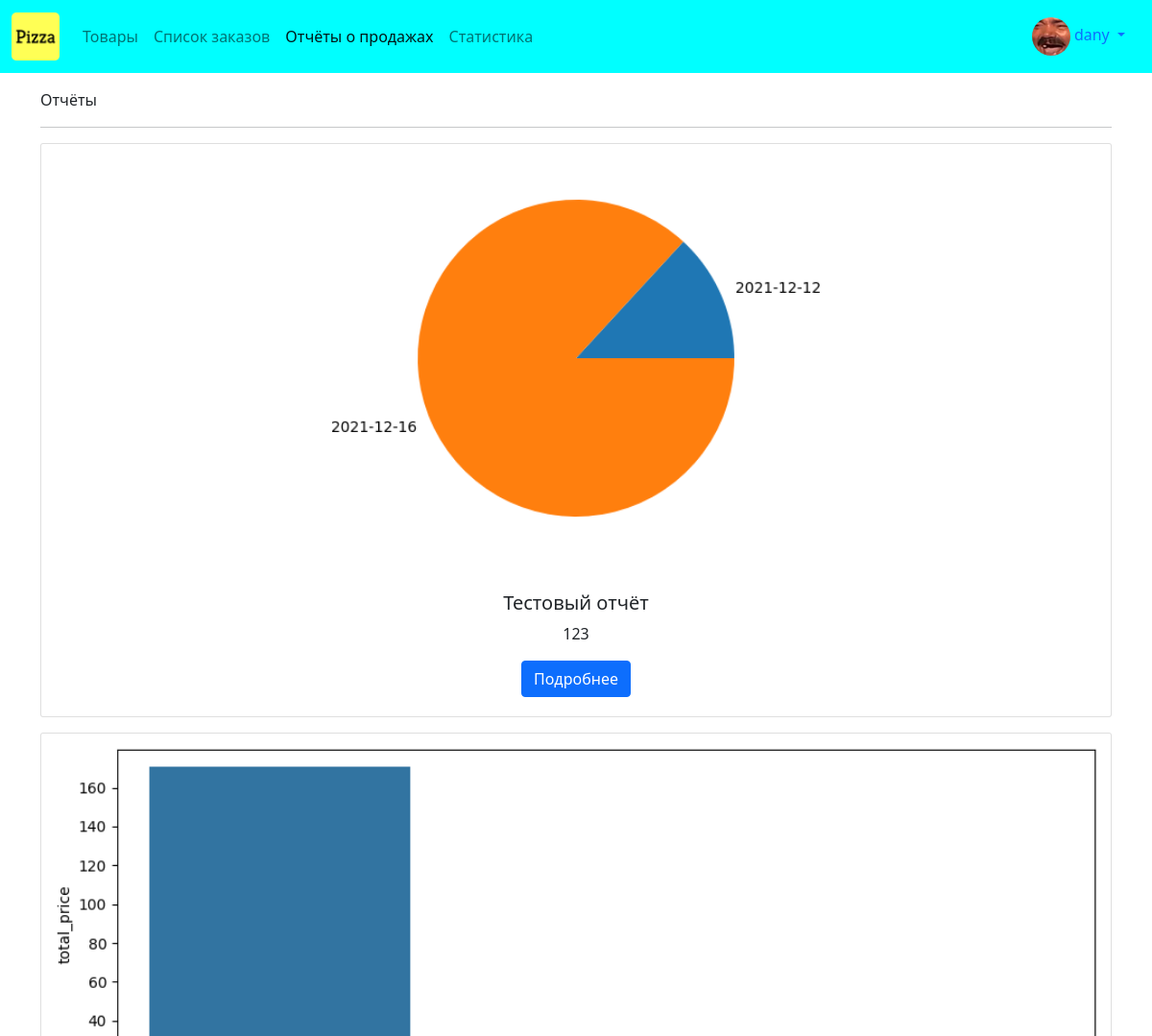
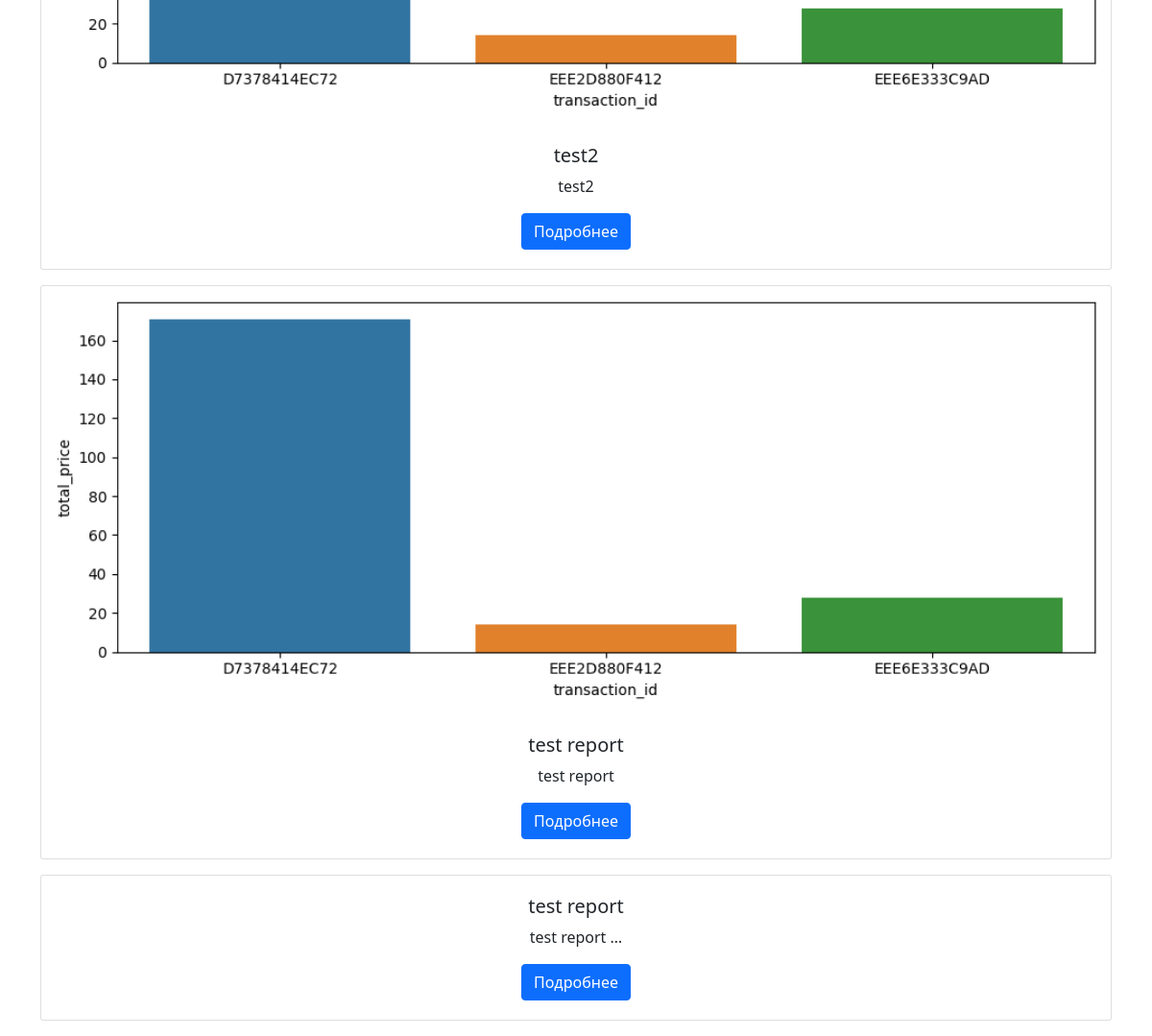
/reports/ (signed in), run on the app's committed database (2 pictures, top to bottom).
### profiles/models.py (models this page shows, shortened)
class Profile(models.Model):
    user = models.OneToOneField(User, on_delete=models.CASCADE)
    bio = models.TextField(default="no bio")
    avatar = models.ImageField(upload_to='avatars', default='no_picture.png')
    created = models.DateTimeField(auto_now_add=True)
    updated = models.DateTimeField(auto_now=True)

### reports/models.py (models this page shows, shortened)
class Report(models.Model):
    name = models.CharField(max_length=120)
    image = models.ImageField(upload_to='reports', blank=True)
    remarks = models.TextField()
    author = models.ForeignKey(Profile, on_delete=models.CASCADE)
    created = models.DateTimeField(auto_now_add=True)
    updated = models.DateTimeField(auto_now=True)
    def get_absolute_url(self):
        return reverse("reports:detail", kwargs={"pk": self.pk})
    class Meta:
        ordering = ('-created',)

### reports/views.py (the view)
# urls.py: path('', ReportListView.as_view(), name='main'),
class ReportListView(LoginRequiredMixin, ListView):
    model = Report
    template_name = 'reports/main.html'

### reports/templates/reports/main.html (shortened to what this page needs)
{% extends 'base.html' %}
{% block content %}
    Отчёты
    <hr>
    {% for obj in object_list %}
        <div class="card mb-3">
        {% if obj.image %}
            <img src="{{obj.image.url}}" class="card-img-top" alt="{{obj.name}}">
        {% endif %}
        <div class="card-body">
            <h5 class="card-title">{{obj.name}}</h5>
            <p class="card-text">{{obj.remarks|truncatewords:2}}</p>
            <a href={{obj.get_absolute_url}} class="btn btn-primary">Подробнее</a>
            </div>
        </div>
    {% endfor %}
{% endblock content %}

### templates/navbar.html (shortened to what this page needs)
{% load static %}
{% url 'sales:home' as path_to_home %}
{% url 'sales:list' as path_to_sales %}
{% url 'reports:main' as path_to_reports %}
{% url 'products:products' as path_to_products %}
<nav class="navbar navbar-expand-lg navbar-light" style="background-color: #00ffff">
  <div class="container-fluid">
    <a class="navbar-brand" href="{{path_to_products}}"><img src="{% static 'logo.png' %}" class="logo-sm"></a>
    <div class="collapse navbar-collapse" id="navbarNav">
      <ul class="navbar-nav">
        <li class="nav-item">
          <a class="nav-link {% if request.path == path_to_products %} active{% endif %}" href="{{path_to_products}}">Товары</a>
        </li>
        <li class="nav-item">
          <a class="nav-link {% if request.path == path_to_sales %} active{% endif %}" href="{{path_to_sales}}">Список заказов</a>
        </li>
        <li class="nav-item">
          <a class="nav-link {% if request.path == path_to_reports %} active{% endif %}" href="{{path_to_reports}}">Отчёты о продажах</a>
        </li>
        <li class="nav-item">
          <a class="nav-link" href="{{path_to_home}}">Статистика</a>
        </li>
      </ul>
    </div>
    {% if request.user.is_authenticated %}
      <div class="nav-item dropdown">
        <div class="nav-link dropdown-toggle" id="navbarDropdownMenuLink" role="button" data-bs-toggle="dropdown" aria-expanded="false">
          <img src="{{request.user.profile.avatar.url}}" class="avatar-sm">&nbsp;{{request.user}}
        </div>
      </div>
    {% endif %}
  </div>
</nav>

### static/style.css (style rules this page uses)
.avatar-sm { height: 40px; width: 40px; border-radius: 50%; }
.logo-sm { height: 50px; width: auto; }
.card { position: relative; display: -ms-flexbox; display: flex; -ms-flex-direction: column; flex-direction: column; min-width: 0; word-wrap: break-word; background-color: #fff; background-clip: border-box; border: 1px solid rgba(0, 0, 0, .125); border-radius: .1875rem }
.card-body { -ms-flex: 1 1 auto; flex: 1 1 auto; padding: 1.25rem; text-align: center }
a { text-decoration: none !important }

### data on the page
Report: image (picture), name "Тестовый отчёт", remarks "123"
Report: image (picture), name "test2", remarks "test2"
Report: image (picture), name "test report", remarks "test report"
Report: name "test report", remarks "test report …"

### other printed values
{{ request.user }} "dany"
